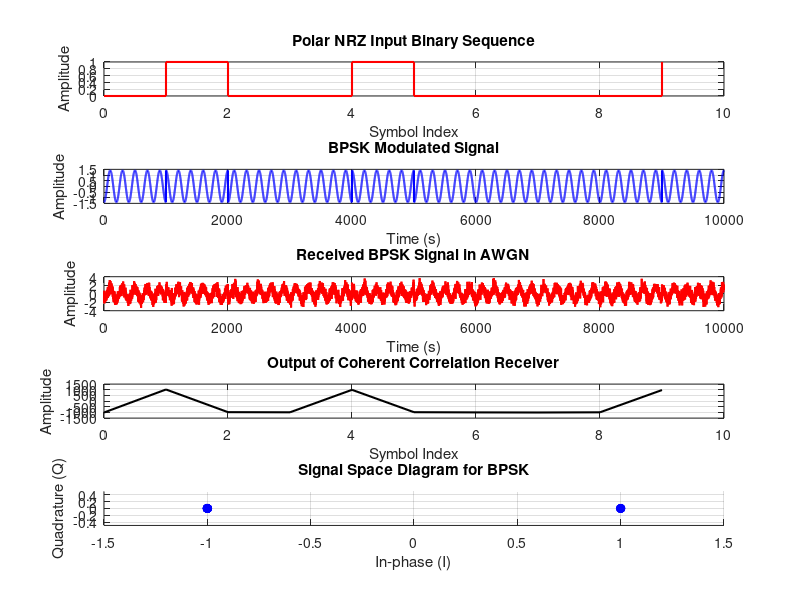

Recreate this plot in MATLAB.
% 
fc = 5;                   
T = 1;                      
fs = 1000;       
N = 10;       
SNR_dB = 3;

t = 0:1/fs:T-1/fs;   

data = [0 1 0 0 1 0 0 0 0 1];

polar_sequence = 2 * data - 1;

modulated_signal = zeros(1, N * length(t));
for i = 1:N
    if data(i) == 1
        modulated_signal((i-1)*length(t) + 1:i*length(t)) = sqrt(2/T) * cos(2 * pi * fc * t);
    else
        modulated_signal((i-1)*length(t) + 1:i*length(t)) = -sqrt(2/T) * cos(2 * pi * fc * t);
    end
end

received_signal = awgn(modulated_signal, SNR_dB, 'measured');  % Add noise

demodulated_data = zeros(1, N);
for i = 1:N
    received_symbol = received_signal((i-1)*length(t) + 1:i*length(t));
    corr_bit_1 = sum(received_symbol ...
        .* (sqrt(2/T) * cos(2 * pi * fc * t)));
    corr_bit_0 = sum(received_symbol ...
    .* (-sqrt(2/T) * cos(2 * pi * fc * t)));
   
    if corr_bit_1 > corr_bit_0
        demodulated_data(i) = 1; 
    else
        demodulated_data(i) = 0;
    end
end

errors = sum(data ~= demodulated_data);
BER = errors / N;

disp(['Bit Error Rate (BER): ', num2str(BER)]);
figure;

subplot(5,1,1);
stairs(0:N-1, data, 'r', 'LineWidth', 1.5);
title('Polar NRZ Input Binary Sequence');
xlabel('Symbol Index');
ylabel('Amplitude');
grid on;

subplot(5,1,2);
plot(0:length(modulated_signal)-1, modulated_signal, 'b', 'LineWidth', 1.5); % BPSK Modulated signal
title('BPSK Modulated Signal');
xlabel('Time (s)');
ylabel('Amplitude');
grid on;

% (b) Received BPSK Signal in AWGN
subplot(5,1,3);
plot(0:length(received_signal)-1, received_signal, 'r', 'LineWidth', 1.5); % Received signal in AWGN
title('Received BPSK Signal in AWGN');
xlabel('Time (s)');
ylabel('Amplitude');
grid on;

integrated_signal = zeros(1, N);  
for i = 1:N
   
    received_symbol = received_signal((i-1)*length(t) + 1:i*length(t));
    
    integrated_signal(i) = sum(received_symbol .* (sqrt(2/T) * cos(2 * pi * fc * t))); % For Q1(t)
end
subplot(5,1,4);
t_int = 0:T:(N-1)*T;  % Time vector for integration plot
plot(t_int, integrated_signal, 'k', 'LineWidth', 1.5); % Output of the receiver
title('Output of Coherent Correlation Receiver');
xlabel('Symbol Index');
ylabel('Amplitude');
grid on;

% (d) Signal Space Diagram for BPSK
subplot(5,1,5);
hold on;
plot(polar_sequence, zeros(1, N), 'bo', 'MarkerFaceColor', 'b');  % Plot BPSK constellation points (I, Q)
title('Signal Space Diagram for BPSK');
xlabel('In-phase (I)');
ylabel('Quadrature (Q)');
xlim([-1.5 1.5]);
ylim([-0.5 0.5]);
grid on;
